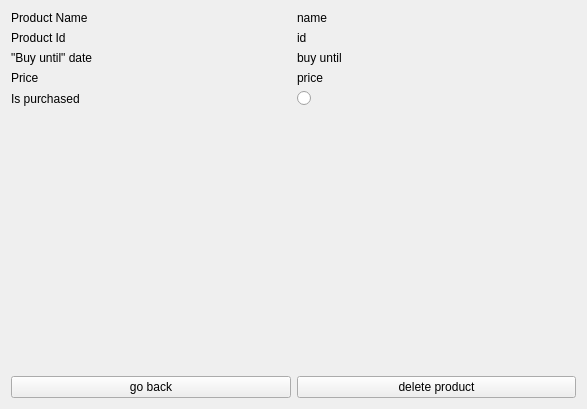
<?xml version="1.0" encoding="UTF-8"?>
<ui version="4.0">
 <class>ProductPage</class>
 <widget class="QWidget" name="ProductPage">
  <property name="geometry">
   <rect>
    <x>0</x>
    <y>0</y>
    <width>587</width>
    <height>409</height>
   </rect>
  </property>
  <property name="windowTitle">
   <string>Form</string>
  </property>
  <layout class="QVBoxLayout" name="verticalLayout">
   <item>
    <layout class="QGridLayout" name="gridLayout">
     <item row="0" column="1">
      <widget class="QLabel" name="name">
       <property name="text">
        <string>name</string>
       </property>
      </widget>
     </item>
     <item row="1" column="1">
      <widget class="QLabel" name="id">
       <property name="text">
        <string>id</string>
       </property>
      </widget>
     </item>
     <item row="2" column="0">
      <widget class="QLabel" name="productBuyUntil">
       <property name="text">
        <string>&quot;Buy until&quot; date</string>
       </property>
      </widget>
     </item>
     <item row="2" column="1">
      <widget class="QLabel" name="buyUntil">
       <property name="text">
        <string>buy until</string>
       </property>
      </widget>
     </item>
     <item row="1" column="0">
      <widget class="QLabel" name="productId">
       <property name="text">
        <string>Product Id</string>
       </property>
      </widget>
     </item>
     <item row="0" column="0">
      <widget class="QLabel" name="productName">
       <property name="text">
        <string>Product Name</string>
       </property>
      </widget>
     </item>
     <item row="3" column="1">
      <widget class="QLabel" name="price">
       <property name="text">
        <string>price</string>
       </property>
      </widget>
     </item>
     <item row="3" column="0">
      <widget class="QLabel" name="productPrice">
       <property name="text">
        <string>Price</string>
       </property>
      </widget>
     </item>
     <item row="4" column="0">
      <widget class="QLabel" name="productIsPurchased">
       <property name="text">
        <string>Is purchased</string>
       </property>
      </widget>
     </item>
     <item row="4" column="1">
      <widget class="QRadioButton" name="isPurchased">
       <property name="text">
        <string/>
       </property>
      </widget>
     </item>
    </layout>
   </item>
   <item>
    <spacer name="verticalSpacer">
     <property name="orientation">
      <enum>Qt::Vertical</enum>
     </property>
     <property name="sizeHint" stdset="0">
      <size>
       <width>20</width>
       <height>238</height>
      </size>
     </property>
    </spacer>
   </item>
   <item>
    <layout class="QHBoxLayout" name="horizontalLayout">
     <item>
      <widget class="QPushButton" name="goBackButton">
       <property name="text">
        <string>go back</string>
       </property>
      </widget>
     </item>
     <item>
      <widget class="QPushButton" name="deleteProductButton">
       <property name="text">
        <string>delete product</string>
       </property>
      </widget>
     </item>
    </layout>
   </item>
  </layout>
 </widget>
 <resources/>
 <connections/>
</ui>
